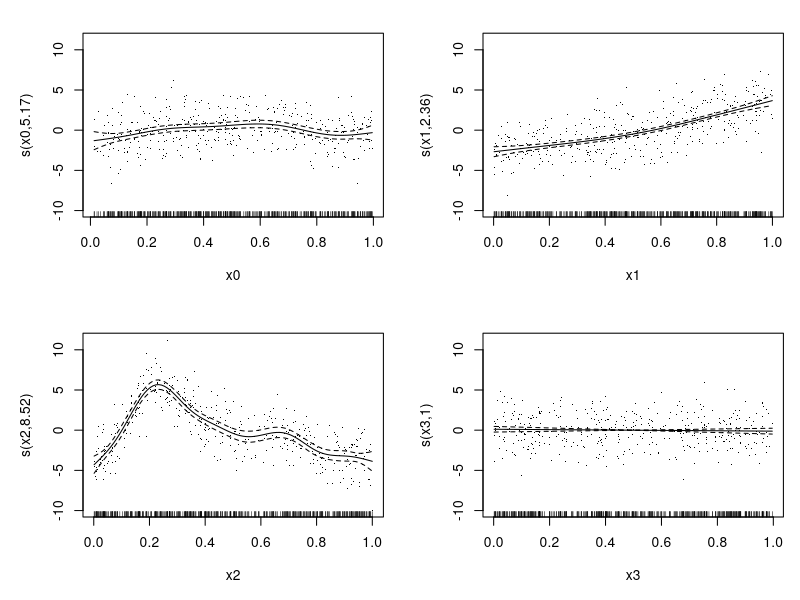
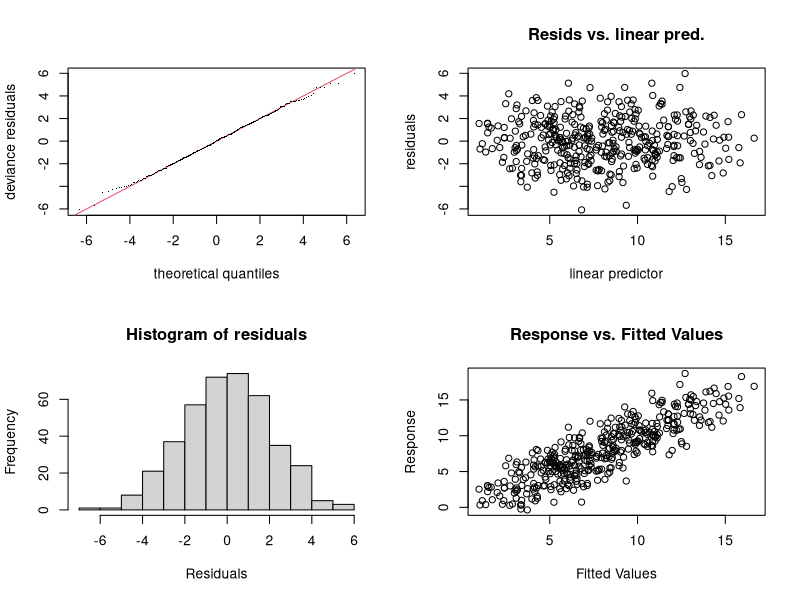
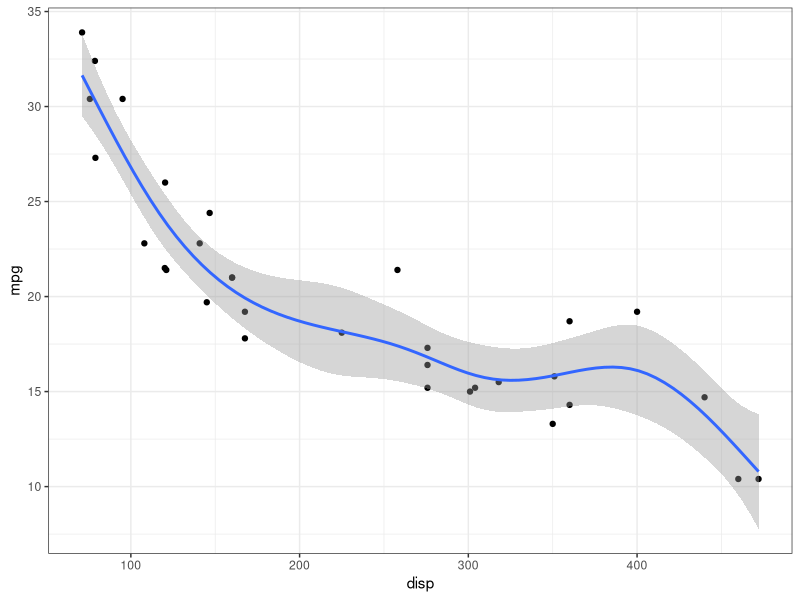
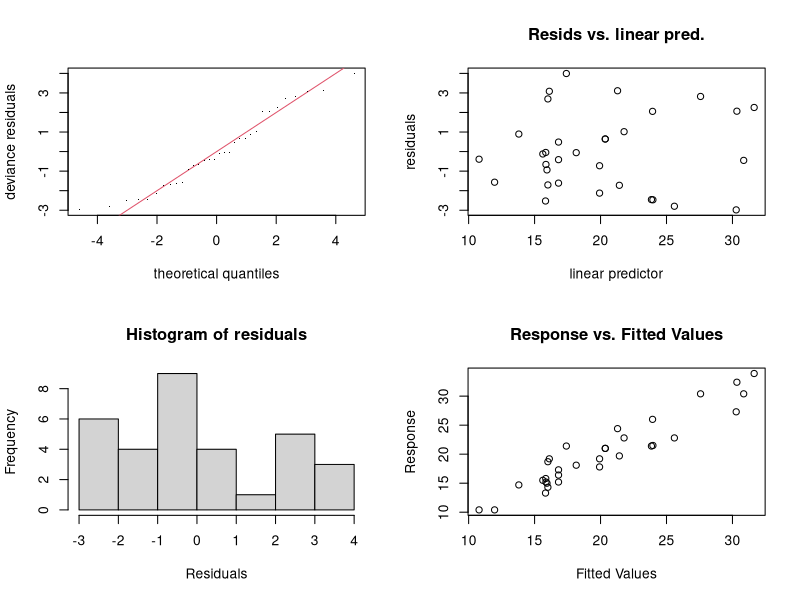
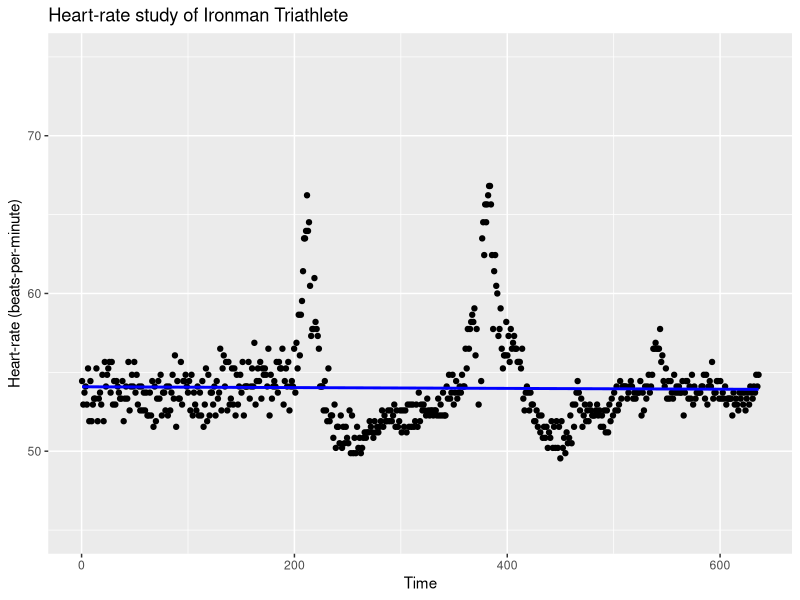
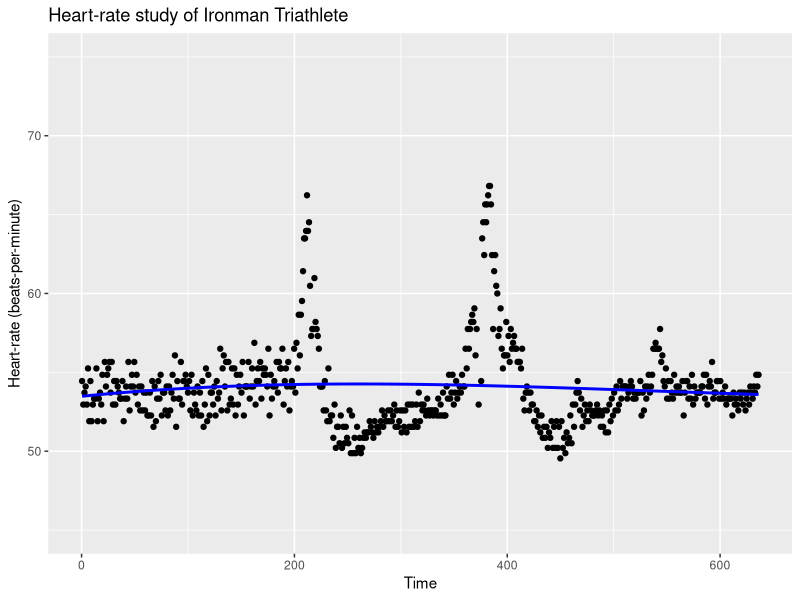
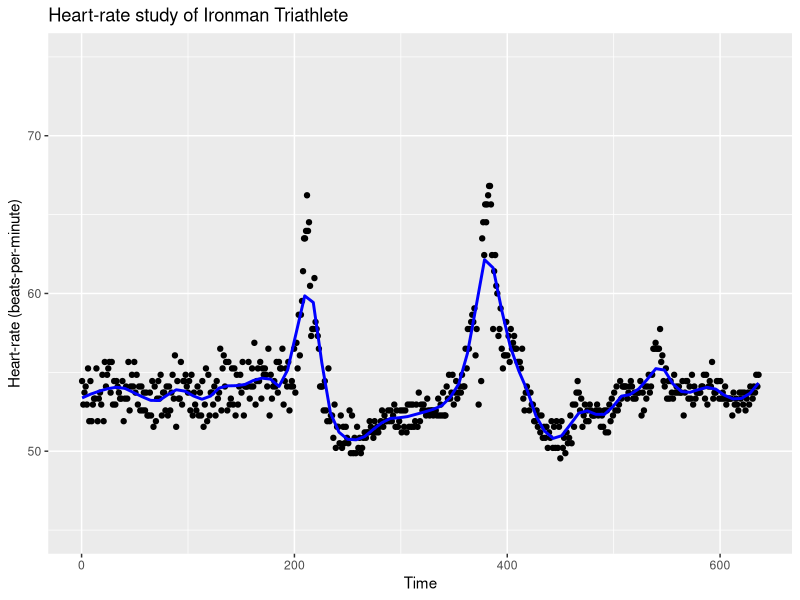
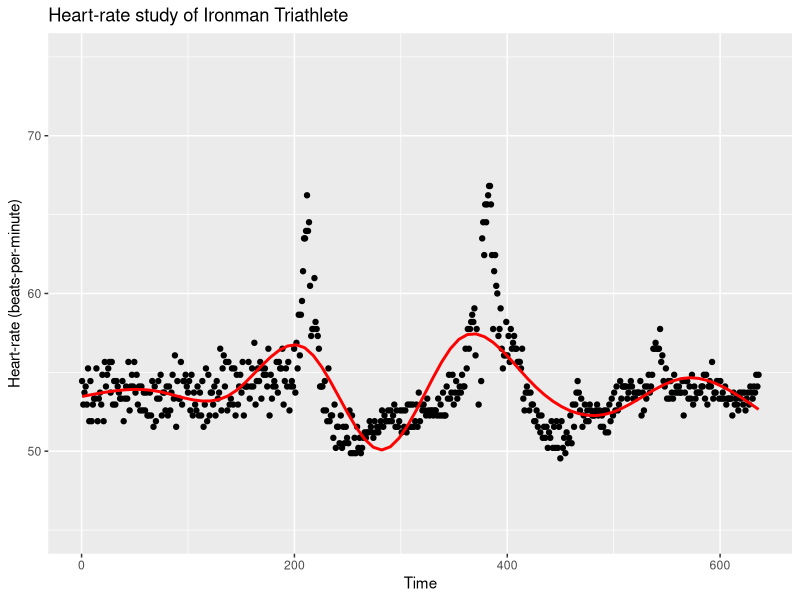

These figures' R source, in order:
## ---- chunk 1
knitr::opts_chunk$set(echo = TRUE, 
                      comment = NA, # Required
                      fig.path = "./figures/",  # Store all figures here in relative path (make the folder first)
                      fig.align = "center",
                      fig.width = 7,
                      fig.height = 7,
                      message = FALSE, # Turn off load messages
                      warning = FALSE # Turn off warnings
                      )
## ---- chunk 2
library(mgcv)
set.seed(0)
sim_data <- gamSim(1, n = 400, dist="normal", scale=2)
head(sim_data)
## ---- chunk 3
fit <- gam(y ~ s(x0) + s(x1) + s(x2) + s(x3), data = sim_data)
summary(fit)
## ---- chunk 4
plot(fit, pages=1, residuals=TRUE)
## ---- chunk 5
gam.check(fit)
## ---- chunk 6
data("mtcars")
mtcars_gam <- 
  gam(mpg ~ s(disp), data = mtcars, method = "REML")
summary(mtcars_gam)
## ---- chunk 7
library(ggplot2)
ggplot(data = mtcars, aes(x = disp, y = mpg)) +
  theme_bw() + geom_point() +
  geom_smooth(method = "gam", formula = y ~ s(x)) 
## ---- chunk 8
gam.check(mtcars_gam)
## ---- chunk 9
# Read dataset
i_df <- read.csv("./i9.csv", header = FALSE)
colnames(i_df) <- c("time", "hr")
# Re-index the time
i_df$time <- i_df$time - (i_df$time[1] + 4000)
i_df <- i_df[ (i_df$time > 0),]
# Remove outliers
i_df <- i_df[ !(i_df$hr > 90),]

p <- ggplot(i_df, aes(x=time, y=hr)) +
  geom_point() +
  labs(title = 'Heart-rate study of Ironman Triathlete',
       x = "Time", 
       y = "Heart-rate (beats-per-minute)") +
  ylim(45, 75)

head(i_df)
## ---- chunk 10
# Linear Model Fit (uses formula = y~x)
p + geom_smooth(method = 'lm', se=FALSE, color = 'blue')
## ---- chunk 11
# Model Fit adjusting splines
p + geom_smooth(method = 'lm', formula = y~splines::bs(x,3), se=FALSE, color = 'blue')
## ---- chunk 12
# Loess Model Fit 
p + stat_smooth(method = "loess", se = FALSE, span = 0.1,
                method.args = list(degree = 2), color = "blue", size = 1)
## ---- chunk 13
# GAM Model Fit (formula = y ~ s(x, bs = "cs"))
p + geom_smooth(method = 'gam', se=FALSE, color = 'red')
## ---- chunk 14
gam_fit <- gam(hr ~ s(time), data = i_df, method = "REML")
gam.check(gam_fit)
